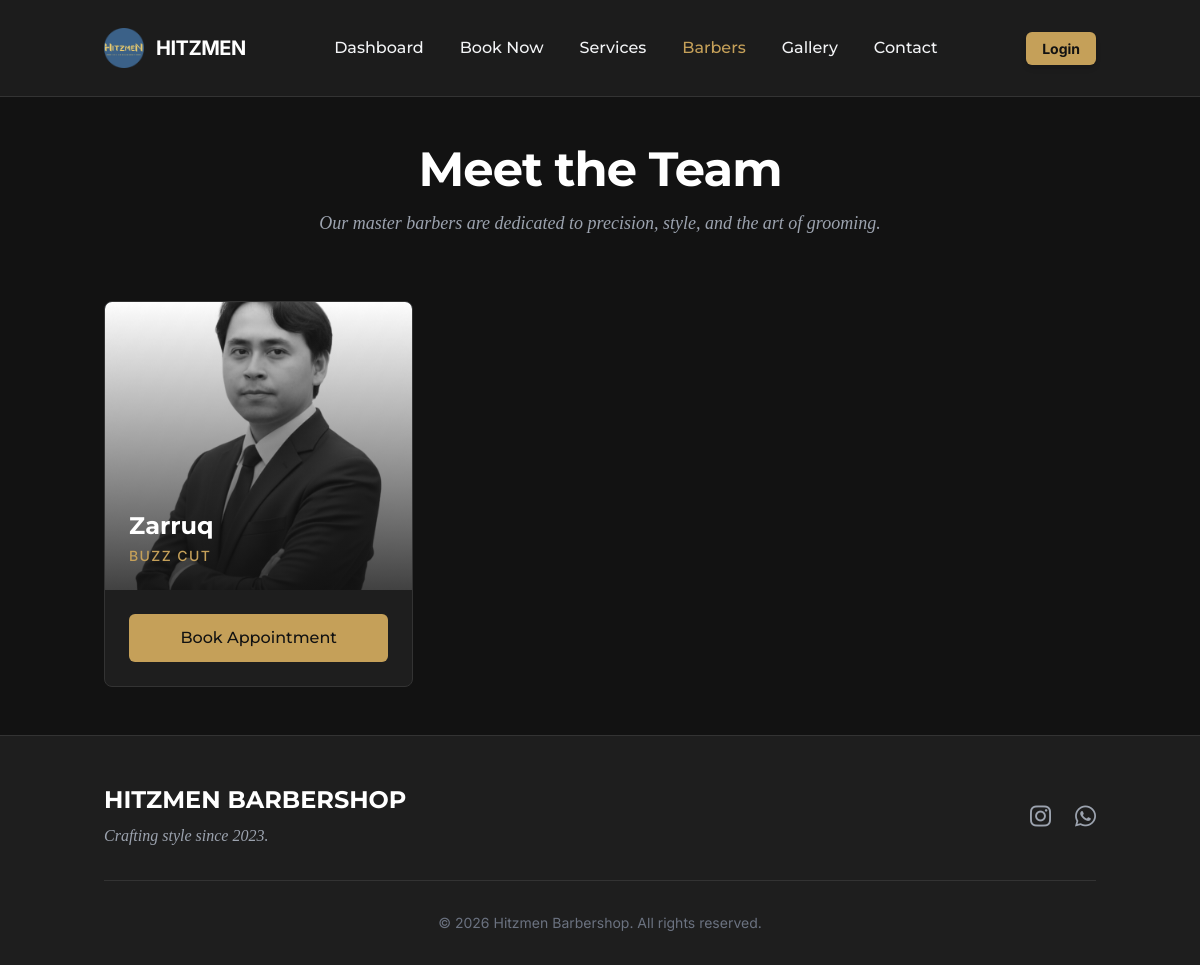
Screenshot of /barbers.php with the database file from the repository.
### tables this page shows
CREATE TABLE `barbers` (
  `id` int(11) NOT NULL,
  `name` varchar(100) NOT NULL,
  `specialty` varchar(255) DEFAULT NULL,
  `image` varchar(255) DEFAULT NULL,
  `created_at` timestamp NOT NULL DEFAULT current_timestamp(),
  `status` enum('Available','Unavailable','Deleted') DEFAULT 'Available',
  `user_id` int(11) DEFAULT NULL
);

### barbers.php (the view, shortened to what this page needs)
<?php
require_once __DIR__ . '/db.php';
try {
    $stmt = $pdo->query("SELECT * FROM barbers WHERE status != 'Deleted' ORDER BY name ASC");
    $barbers = $stmt->fetchAll(PDO::FETCH_ASSOC);
} catch (PDOException $e) {
    error_log("Error fetching barbers: " . $e->getMessage());
    $barbers = [];
}
?>
<!DOCTYPE html>
<html lang="en">
<head>
    <script src="https://cdn.tailwindcss.com"></script>
    <link rel="stylesheet" href="https://cdnjs.cloudflare.com/ajax/libs/font-awesome/6.0.0/css/all.min.css" />
    <link rel="stylesheet" href="assets/css/style.css">
</head>
<body class="bg-[#121212] flex flex-col min-h-[100dvh] text-gray-100">
    <?php include 'includes/header.php'; ?>
    <main class="container mx-auto px-4 py-12 flex-1">
        <div class="text-center mb-16">
            <h1 class="text-4xl md:text-5xl font-bold font-heading text-white mb-4">Meet the Team</h1>
            <p class="text-gray-400 max-w-2xl mx-auto text-lg font-serif italic">
                Our master barbers are dedicated to precision, style, and the art of grooming.
            </p>
        </div>
        <?php if (empty($barbers)): ?>
            <div class="text-center py-12 bg-[#252525] rounded-lg border border-[#333]">
                <p class="text-xl text-gray-400">No barbers listed yet.</p>
            </div>
        <?php else: ?>
            <div class="grid grid-cols-1 md:grid-cols-2 lg:grid-cols-3 gap-8">
                <?php foreach ($barbers as $barber): ?>
                    <div class="card bg-[#1E1E1E] border border-[#333] rounded-lg overflow-hidden group hover:border-[#C5A059] transition-all duration-300 p-0">
                        <div class="h-72 overflow-hidden relative bg-gray-800">
                             <?php if (!empty($barber['image'])): ?>
                                <img src="uploads/<?php echo htmlspecialchars($barber['image']); ?>"
                                     alt="<?php echo htmlspecialchars($barber['name']); ?>"
                                     class="w-full h-full object-cover transition duration-500 group-hover:scale-110 grayscale group-hover:grayscale-0">
                            <?php else: ?>
                                <div class="w-full h-full flex items-center justify-center bg-[#252525] text-gray-600">
                                    <i class="fas fa-user text-6xl"></i>
                                </div>
                            <?php endif; ?>
                            <div class="absolute inset-0 bg-gradient-to-t from-[#121212] to-transparent opacity-80"></div>
                            <div class="absolute bottom-0 left-0 w-full p-6">
                                <h3 class="text-2xl text-white font-heading font-bold mb-1">
                                    <?php echo htmlspecialchars($barber['name']); ?>
                                </h3>
                                <p class="text-[#C5A059] text-sm uppercase tracking-widest font-medium">
                                    <?php echo htmlspecialchars($barber['specialty']); ?>
                                </p>
                            </div>
                        </div>
                        <div class="p-6">
                            <?php if (($barber['status'] ?? 'Available') === 'Available'): ?>
                                <a href="book_appointment.php" class="block w-full text-center btn btn-primary">
                                    Book Appointment
                                </a>
                            <?php else: ?>
                                <div class="w-full py-3 bg-[#333] text-gray-500 text-center rounded text-sm uppercase font-bold tracking-wider cursor-not-allowed">
                                    Temporarily Unavailable
                                </div>
                            <?php endif; ?>
                        </div>
                    </div>
                <?php endforeach; ?>
            </div>
        <?php endif; ?>
    </main>
    <?php include 'includes/footer.php'; ?>
</body>
</html>

### assets/css/style.css (style rules this page uses)
:root { --bg-primary: #121212; --bg-secondary: #1E1E1E; --bg-card: #252525; --text-primary: #F3F4F6; --text-secondary: #9CA3AF; --accent-gold: #C5A059; --accent-gold-hover: #D4AF37; --border-color: #333333; --success: #10B981; --warning: #F59E0B; --danger: #EF4444; --spacing-xs: 0.5rem; --spacing-sm: 1rem; --spacing-md: 2rem; --spacing-lg: 4rem; --transition-fast: 0.2s ease; --transition-base: 0.3s ease; }
* { margin: 0; padding: 0; box-sizing: border-box; }
body { font-family: 'Inter', sans-serif; background-color: var(--bg-primary); color: var(--text-primary); line-height: 1.6; -webkit-font-smoothing: antialiased; -moz-osx-font-smoothing: grayscale; color-scheme: dark; }
h1, h2, h3, h4, h5, h6 { font-family: 'Montserrat', sans-serif; color: var(--text-primary); margin-bottom: var(--spacing-sm); font-weight: 600; }
h1 { font-size: 2.5rem; letter-spacing: -0.02em; }
h3 { font-size: 1.5rem; }
a { text-decoration: none; color: inherit; transition: color var(--transition-fast); }
.container { max-width: 1200px; margin: 0 auto; padding: 0 var(--spacing-sm); }
.font-serif { font-family: 'Playfair Display', serif; }
.btn { display: inline-block; padding: 12px 24px; border-radius: 6px; font-weight: 500; font-family: 'Montserrat', sans-serif; cursor: pointer; transition: all var(--transition-base); border: none; text-align: center; }
.btn-primary { background-color: var(--accent-gold); color: #121212; }
.card { background-color: var(--bg-card); border: 1px solid var(--border-color); border-radius: 8px; padding: var(--spacing-md); transition: transform var(--transition-base); }

### rows the page displays
barbers: image (picture), name "Zarruq", specialty "BUZZ CUT", status "Book Appointment"

### other values shown
$label "Dashboard"
$label "Book Now"
$label "Services"
$label "Barbers"
$label "Gallery"
$label "Contact"
